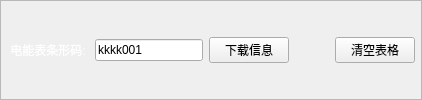
         <widget class="QFrame" name="EM_down_barCode_Frame">
          <property name="styleSheet">
           <string notr="true">#EM_down_barCode_Frame{
	border-image: url(:baseTitle3.png);
}</string>
          </property>
          <property name="frameShape">
           <enum>QFrame::StyledPanel</enum>
          </property>
          <property name="frameShadow">
           <enum>QFrame::Raised</enum>
          </property>
          <layout class="QGridLayout" name="gridLayout_25">
           <property name="margin">
            <number>6</number>
           </property>
           <property name="spacing">
            <number>6</number>
           </property>
           <item row="1" column="2">
            <widget class="QPushButton" name="EM_down_sampleInfo_PsBtn">
             <property name="text">
              <string>下载信息</string>
             </property>
            </widget>
           </item>
           <item row="1" column="1">
            <widget class="QLineEdit" name="EM_down_barCode_LnEdit">
             <property name="text">
              <string>kkkk001</string>
             </property>
            </widget>
           </item>
           <item row="1" column="0">
            <widget class="QLabel" name="EM_down_barCode_Label">
             <property name="styleSheet">
              <string notr="true">color: rgb(255, 255, 255);</string>
             </property>
             <property name="text">
              <string> 电能表条形码: </string>
             </property>
            </widget>
           </item>
           <item row="1" column="6">
            <widget class="QPushButton" name="EM_down_clean_PsBtn">
             <property name="text">
              <string>清空表格</string>
             </property>
            </widget>
           </item>
           <item row="1" column="3">
            <spacer name="EM_down_HLSpacer">
             <property name="orientation">
              <enum>Qt::Horizontal</enum>
             </property>
             <property name="sizeHint" stdset="0">
              <size>
               <width>40</width>
               <height>20</height>
              </size>
             </property>
            </spacer>
           </item>
          </layout>
         </widget>
